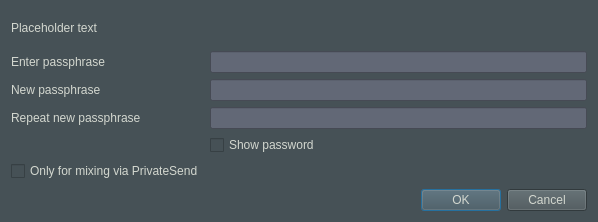
<?xml version="1.0" encoding="UTF-8"?>
<ui version="4.0">
 <class>AskPassphraseDialog</class>
 <widget class="QDialog" name="AskPassphraseDialog">
  <property name="geometry">
   <rect>
    <x>0</x>
    <y>0</y>
    <width>598</width>
    <height>222</height>
   </rect>
  </property>
  <property name="sizePolicy">
   <sizepolicy hsizetype="Preferred" vsizetype="Minimum">
    <horstretch>0</horstretch>
    <verstretch>0</verstretch>
   </sizepolicy>
  </property>
  <property name="minimumSize">
   <size>
    <width>550</width>
    <height>0</height>
   </size>
  </property>
  <property name="windowTitle">
   <string>Passphrase Dialog</string>
  </property>
  <property name="styleSheet">
   <string notr="true">background-color:rgb(70, 81, 86);
color:rgb(211, 215, 207);
font: 75 12pt &quot;Uroob&quot;;</string>
  </property>
  <layout class="QVBoxLayout" name="verticalLayout">
   <property name="sizeConstraint">
    <enum>QLayout::SetMinimumSize</enum>
   </property>
   <item>
    <widget class="QLabel" name="warningLabel">
     <property name="text">
      <string notr="true">Placeholder text</string>
     </property>
     <property name="textFormat">
      <enum>Qt::RichText</enum>
     </property>
     <property name="wordWrap">
      <bool>true</bool>
     </property>
    </widget>
   </item>
   <item>
    <layout class="QFormLayout" name="formLayout">
     <property name="sizeConstraint">
      <enum>QLayout::SetMinimumSize</enum>
     </property>
     <property name="fieldGrowthPolicy">
      <enum>QFormLayout::AllNonFixedFieldsGrow</enum>
     </property>
     <item row="0" column="0">
      <widget class="QLabel" name="passLabel1">
       <property name="text">
        <string>Enter passphrase</string>
       </property>
      </widget>
     </item>
     <item row="0" column="1">
      <widget class="QLineEdit" name="passEdit1">
       <property name="styleSheet">
        <string notr="true">background-color:rgb(98, 104, 118);
color:rgb(211, 215, 207);
font: 75 12pt &quot;Uroob&quot;;</string>
       </property>
       <property name="echoMode">
        <enum>QLineEdit::Password</enum>
       </property>
      </widget>
     </item>
     <item row="1" column="0">
      <widget class="QLabel" name="passLabel2">
       <property name="text">
        <string>New passphrase</string>
       </property>
      </widget>
     </item>
     <item row="1" column="1">
      <widget class="QLineEdit" name="passEdit2">
       <property name="styleSheet">
        <string notr="true">background-color:rgb(98, 104, 118);
color:rgb(211, 215, 207);
font: 75 12pt &quot;Uroob&quot;;</string>
       </property>
       <property name="echoMode">
        <enum>QLineEdit::Password</enum>
       </property>
      </widget>
     </item>
     <item row="2" column="0">
      <widget class="QLabel" name="passLabel3">
       <property name="text">
        <string>Repeat new passphrase</string>
       </property>
      </widget>
     </item>
     <item row="2" column="1">
      <widget class="QLineEdit" name="passEdit3">
       <property name="styleSheet">
        <string notr="true">background-color:rgb(98, 104, 118);
color:rgb(211, 215, 207);
font: 75 12pt &quot;Uroob&quot;;</string>
       </property>
       <property name="echoMode">
        <enum>QLineEdit::Password</enum>
       </property>
      </widget>
     </item>
     <item row="3" column="1">
      <widget class="QCheckBox" name="toggleShowPasswordButton">
       <property name="text">
        <string>Show password</string>
       </property>
      </widget>
     </item>
     <item row="4" column="1">
      <widget class="QLabel" name="capsLabel">
       <property name="font">
        <font>
         <family>Uroob</family>
         <pointsize>12</pointsize>
         <weight>9</weight>
         <italic>false</italic>
         <bold>false</bold>
        </font>
       </property>
       <property name="text">
        <string/>
       </property>
       <property name="alignment">
        <set>Qt::AlignCenter</set>
       </property>
      </widget>
     </item>
     <item row="4" column="0">
      <widget class="QCheckBox" name="mixingOnlyCheckBox">
       <property name="enabled">
        <bool>true</bool>
       </property>
       <property name="visible">
        <bool>false</bool>
       </property>
       <property name="toolTip">
        <string>Serves to disable the trivial sendmoney when OS account compromised. Provides no real security.</string>
       </property>
       <property name="text">
        <string>Only for mixing via PrivateSend</string>
       </property>
      </widget>
     </item>
    </layout>
   </item>
   <item>
    <widget class="QDialogButtonBox" name="buttonBox">
     <property name="orientation">
      <enum>Qt::Horizontal</enum>
     </property>
     <property name="standardButtons">
      <set>QDialogButtonBox::Cancel|QDialogButtonBox::Ok</set>
     </property>
    </widget>
   </item>
  </layout>
 </widget>
 <resources/>
 <connections>
  <connection>
   <sender>buttonBox</sender>
   <signal>accepted()</signal>
   <receiver>AskPassphraseDialog</receiver>
   <slot>accept()</slot>
   <hints>
    <hint type="sourcelabel">
     <x>20</x>
     <y>20</y>
    </hint>
    <hint type="destinationlabel">
     <x>20</x>
     <y>20</y>
    </hint>
   </hints>
  </connection>
  <connection>
   <sender>buttonBox</sender>
   <signal>rejected()</signal>
   <receiver>AskPassphraseDialog</receiver>
   <slot>reject()</slot>
   <hints>
    <hint type="sourcelabel">
     <x>20</x>
     <y>20</y>
    </hint>
    <hint type="destinationlabel">
     <x>20</x>
     <y>20</y>
    </hint>
   </hints>
  </connection>
 </connections>
</ui>
